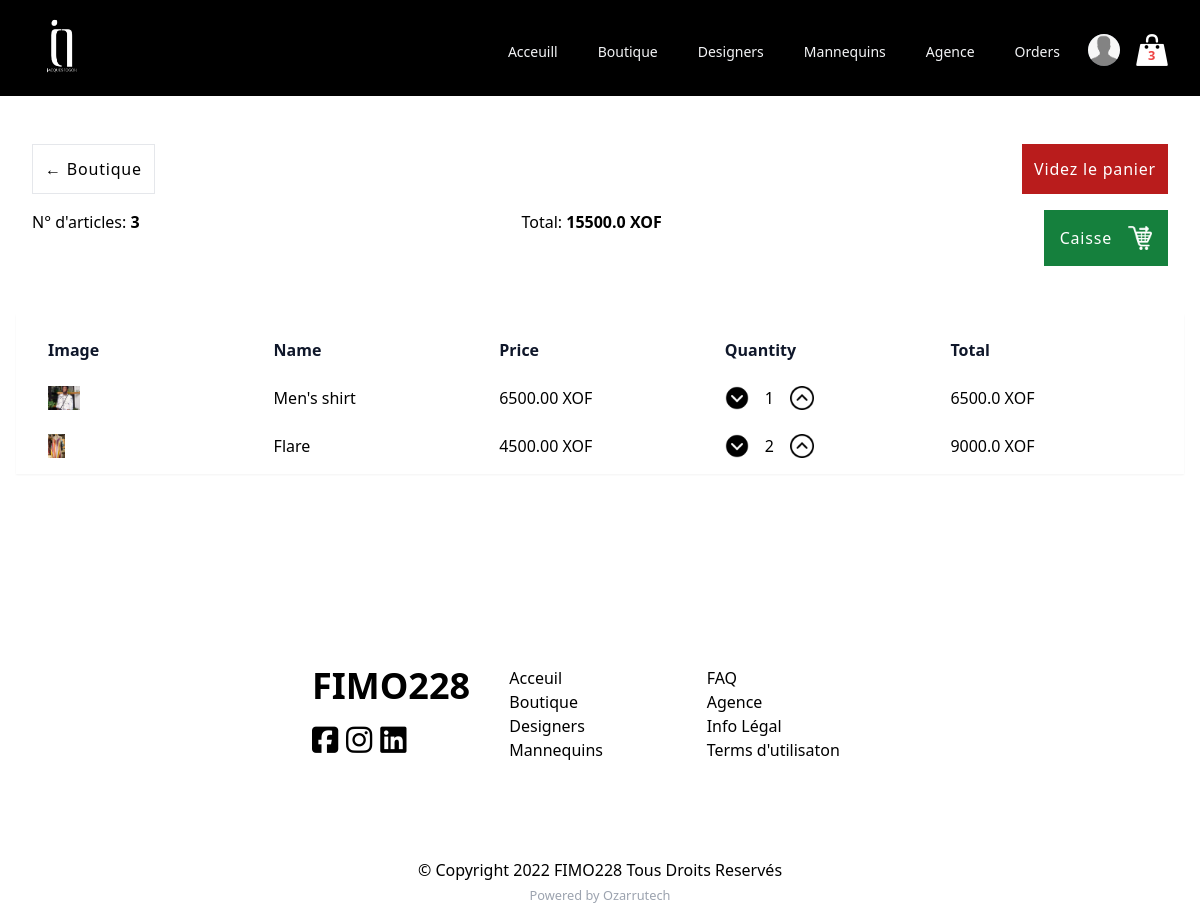
Page /shop/cart/ (signed in) on the earlier database version.
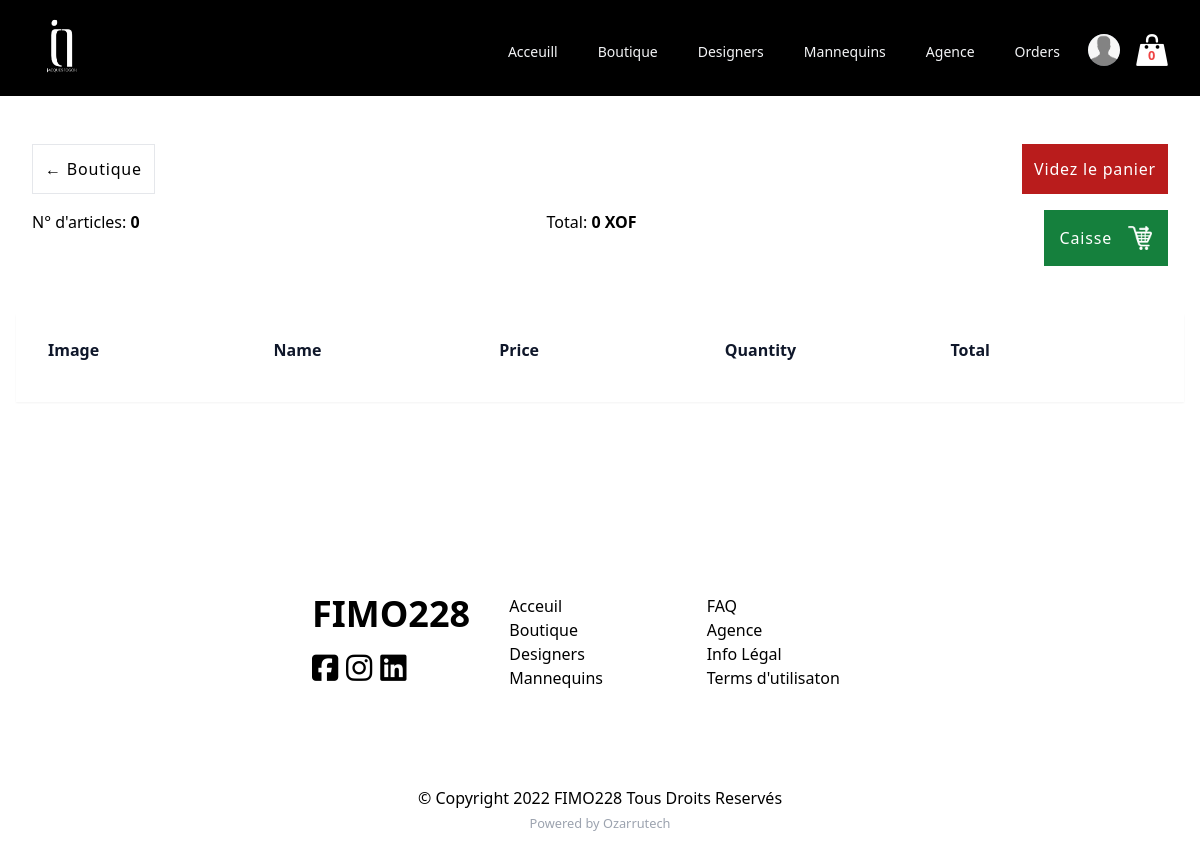
Same page on the later database version.
### shop/models.py (models this page shows, shortened)
class Order(models.Model):
    order_id = models.CharField(max_length=24)
    customer = models.ForeignKey(
        Customer, on_delete=models.SET_NULL, null=True)
    odered_at = models.DateTimeField(auto_now_add=True)
    is_payed = models.BooleanField(default=False, null=False, blank=False)
    is_delivered = models.BooleanField(default=False, null=False, blank=False)
    @property
    def get_cart_total(self):
        orderitems = self.orderitem_set.all()
        total = sum([item.get_total for item in orderitems])
        return total
    @property
    def get_cart_items(self):
        orderitems = self.orderitem_set.all()
        total = sum([item.quantity for item in orderitems])
        return total

class OrderItem(models.Model):
    product = models.ForeignKey(Product, on_delete=models.SET_NULL, null=True)
    order = models.ForeignKey(Order, on_delete=models.SET_NULL, null=True)
    quantity = models.IntegerField(default=1)
    added_at = models.DateTimeField(auto_now_add=True)
    @property
    def get_total(self):
        total = self.product.price * self.quantity
        return total

class Product(models.Model):
    name = models.CharField(max_length=128)
    slug = models.SlugField(max_length=128)
    couture = models.ForeignKey(Couture, on_delete=models.SET_NULL, null=True)
    price = models.FloatField(default=0.0)
    quantity = models.IntegerField(default=0)
    collection = models.CharField(max_length=128, blank=True)
    description = models.TextField(blank=True)
    thumbnail = models.ImageField(upload_to='products', blank=True, null=True)
    date_added = models.DateTimeField(auto_now=True)

### shop/views.py (the view)
# urls.py: path('cart/', cart, name='cart'),
def cart(req):
    data = cartData(req)
    cartItems = data['cartItems']
    order = data['order']
    items = data['items']
    context = {'items': items, 'order': order,
               'cartItems': cartItems, 'title': 'panier'}
    return render(req, 'shop/cart.html', context)

### shop/utils.py (called while the page is built)
def cartData(req):
    if req.user.is_authenticated:
        customer = req.user.customer
        order, created = Order.objects.get_or_create(
            customer=customer, is_payed=False)
        items = order.orderitem_set.all()
        cartItems = order.get_cart_items
    else:
        cookieData = cookieCart(req)
        cartItems = cookieData['cartItems']
        order = cookieData['order']
        items = cookieData['items']
    return {'cartItems': cartItems, 'order': order, 'items': items}

### shop/templates/shop/cart.html
{% extends "main.html" %}
{% load static %}
{% block content %}
<div class="bg-white max-w-7xl mx-auto">
  <div class="p-8 group rounded-none">
    <div class="flex justify-between">
      <a
        class="inline-block mt-4 p-3 title font-medium tracking-wider border border-grey-400 text-black rounded-none"
        href="{% url 'products' %}"
        >&larr; Boutique
      </a>
      <button
        data-product="{{product.id}}"
        data-action="clear"
        class="inline-block mt-4 p-3 title font-medium tracking-wider bg-red-700 hover:bg-black text-white update-cart"
        type="button"
      >
        Videz le panier
      </button>
    </div>
    <div class="mt-4 flex justify-between">
      <h3>N° d'articles: <strong> {{order.get_cart_items}} </strong></h3>
      <h3>Total: <strong> {{order.get_cart_total}} XOF</strong></h3>
      <a
        class="flex p-4 title font-medium tracking-wider bg-green-700 text-white rounded-none"
        href="{% url 'checkout' %}"
        >Caisse
        <img
          class="h-6 ml-4"
          src="{% static 'icons/checkout.png' %}"
          alt="checkout button"
      /></a>
    </div>
  </div>
  <div class="m-4 px-8 py-4 group shadow-sm rounded-none">
    <div class="my-2 grid grid-cols-5 gap-6 font-bold text-slate-900">
      <h4>Image</h4>
      <h4>Name</h4>
      <h4>Price</h4>
      <h4>Quantity</h4>
      <h4>Total</h4>
    </div>
    <div class="mt-6 grid grid-cols-5 gap-6 justify-center align-middle">
      {% for item in items %}
      <img
        class="h-6 text-gray-200"
        src="{{item.product.thumbnail.url}}"
        alt="item image"
      />
      <p>{{item.product.name}}</p>
      <p>{{item.product.price|floatformat:2}} XOF</p>
      <p class="flex">
        <img
          data-product="{{item.product.id}}"
          data-action="remove"
          class="h-6 mr-4 update-cart cursor-pointer"
          src="{% static 'icons/down.png' %}"
          alt="decrease button"
        />
        {{item.quantity}}
        <img
          data-product="{{item.product.id}}"
          data-action="add"
          class="h-6 ml-4 update-cart cursor-pointer"
          src="{% static 'icons/up.png' %}"
          alt="increase button"
        />
      </p>
      <p>{{item.get_total}} XOF</p>
      {% endfor %}
    </div>
  </div>
</div>
{% endblock %}

Differences in the rows shown:
removed Order: get_cart_items "3", get_cart_total "15500.0"
removed OrderItem: product.thumbnail (picture), product.name "Men's shirt", product.price "6500.00", quantity "1", get_total "6500.0"
removed OrderItem: product.thumbnail (picture), product.name "Flare", product.price "4500.00", quantity "2", get_total "9000.0"
added Order: get_cart_items "0", get_cart_total "0"
Other differences:
{{ cartItems }}: "3" → "0"
